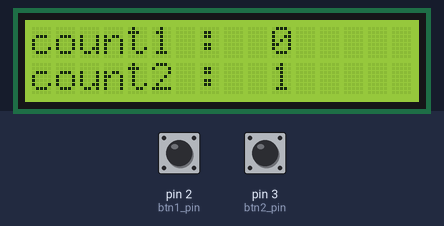
Recording of a sketch running on a simulated Arduino Uno, built with avr-gcc and run on an emulated ATmega328P. Parts: 16×2 character LCD. Inputs (shaded band) come from the test bench; at power-on: pin 2 (btn1_pin) LOW, pin 3 (btn2_pin) LOW.

Above: at 1.6 s.
1.7 s: pin 2 (btn1_pin) pulled HIGH for 0.15 s
At 3.1 s:
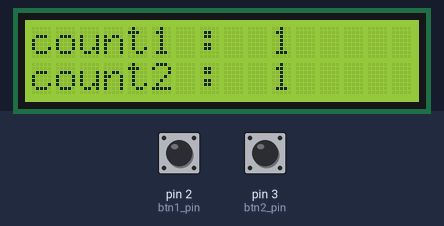
3.6 s: pin 3 (btn2_pin) pulled HIGH for 0.15 s
At 5.3 s:
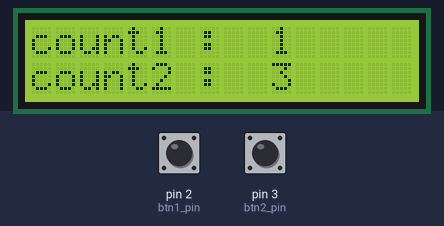
5.6 s: pin 2 (btn1_pin) pulled HIGH for 1 s
At 6.5 s:
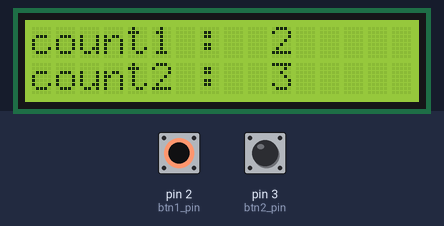
8.1 s: pin 3 (btn2_pin) pulled HIGH for 1 s
At 10.6 s:
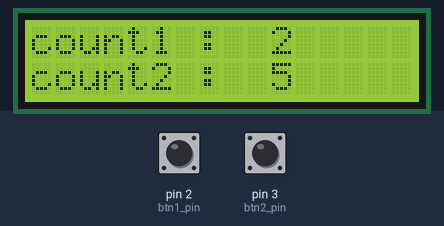
Timing chart, 0 to 11.8 s (numbered marks = the images above; inputs shaded):
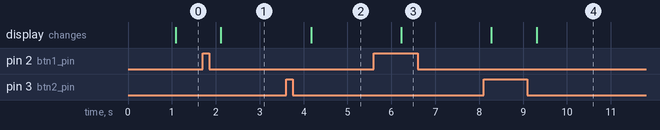

The sketch:

interrupt_button.ino
```cpp
#include <Wire.h>
#include <LiquidCrystal_I2C.h>
LiquidCrystal_I2C lcd(0x27, 16, 2);

int btn1_pin = 2;
int btn2_pin = 3;

volatile int count1 = 0;
volatile int count2 = 1;

void setup() {
  lcd.begin();
  lcd.backlight();

  pinMode(btn1_pin, INPUT);
  pinMode(btn2_pin, INPUT);

  attachInterrupt(0, btn1ISR, RISING);
  attachInterrupt(1, btn2ISR, CHANGE);
}

void loop() {
  delay(1000);

  lcd.clear();
  lcd.home();
  lcd.print("count1 : ");
  lcd.setCursor(10,0);
  lcd.print(count1);

  lcd.setCursor(0,1);
  lcd.print("count2 : ");
  lcd.setCursor(10,1);
  lcd.print(count2);
}

void btn1ISR() {
  count1 += 1;
}

void btn2ISR() {
  count2 += 1;
}
```

Measured:
- after the input at 1.7 s, the display: changes after 0.42 s (image 1)
- after the input at 3.6 s, the display: changes after 0.57 s (image 2)
- after the input at 5.6 s, the display: changes after 0.63 s (image 3)
- after the input at 8.1 s, the display: first changes after 0.18 s (image 4 shows a later state)
